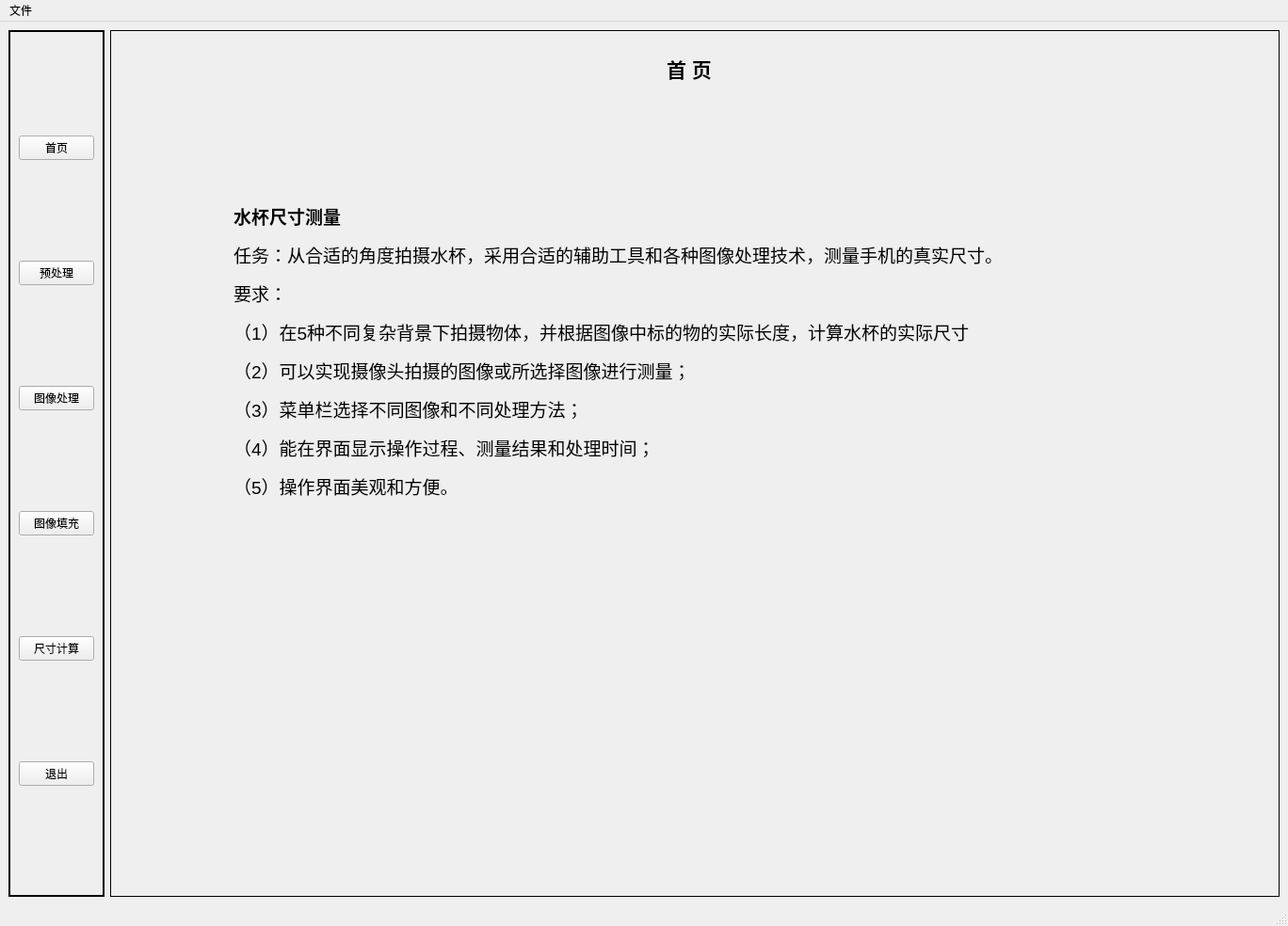
<?xml version="1.0" encoding="UTF-8"?>
<ui version="4.0">
 <class>MainWindow</class>
 <widget class="QMainWindow" name="MainWindow">
  <property name="geometry">
   <rect>
    <x>0</x>
    <y>0</y>
    <width>1368</width>
    <height>984</height>
   </rect>
  </property>
  <property name="windowTitle">
   <string>MainWindow</string>
  </property>
  <widget class="QWidget" name="centralwidget">
   <layout class="QHBoxLayout" name="horizontalLayout">
    <item>
     <widget class="QFrame" name="frame_Pretreatment">
      <property name="frameShape">
       <enum>QFrame::WinPanel</enum>
      </property>
      <layout class="QVBoxLayout" name="verticalLayout">
       <item>
        <widget class="QPushButton" name="pushButton_Home">
         <property name="text">
          <string>首页</string>
         </property>
         <property name="checkable">
          <bool>false</bool>
         </property>
         <property name="autoRepeat">
          <bool>false</bool>
         </property>
         <property name="autoExclusive">
          <bool>false</bool>
         </property>
        </widget>
       </item>
       <item>
        <widget class="QPushButton" name="pushButton_Pretreatment">
         <property name="text">
          <string>预处理</string>
         </property>
        </widget>
       </item>
       <item>
        <widget class="QPushButton" name="pushButton_Dispose">
         <property name="text">
          <string>图像处理</string>
         </property>
        </widget>
       </item>
       <item>
        <widget class="QPushButton" name="pushButton_Hole">
         <property name="text">
          <string>图像填充</string>
         </property>
        </widget>
       </item>
       <item>
        <widget class="QPushButton" name="pushButton_Caculate">
         <property name="text">
          <string>尺寸计算</string>
         </property>
        </widget>
       </item>
       <item>
        <widget class="QPushButton" name="pushButton_Close">
         <property name="text">
          <string>退出</string>
         </property>
        </widget>
       </item>
      </layout>
     </widget>
    </item>
    <item>
     <widget class="QStackedWidget" name="stackedWidget">
      <property name="frameShape">
       <enum>QFrame::Box</enum>
      </property>
      <property name="currentIndex">
       <number>0</number>
      </property>
      <widget class="QWidget" name="page">
       <widget class="QLabel" name="label_Home">
        <property name="geometry">
         <rect>
          <x>590</x>
          <y>20</y>
          <width>71</width>
          <height>41</height>
         </rect>
        </property>
        <property name="text">
         <string>&lt;html&gt;&lt;head/&gt;&lt;body&gt;&lt;p&gt;&lt;span style=&quot; font-size:16pt; font-weight:700;&quot;&gt;首  页&lt;/span&gt;&lt;/p&gt;&lt;/body&gt;&lt;/html&gt;</string>
        </property>
       </widget>
       <widget class="QLabel" name="label">
        <property name="geometry">
         <rect>
          <x>130</x>
          <y>150</y>
          <width>981</width>
          <height>381</height>
         </rect>
        </property>
        <property name="text">
         <string>&lt;html&gt;&lt;head/&gt;&lt;body&gt;&lt;p&gt;&lt;span style=&quot; font-family:'楷体'; font-size:14pt; font-weight:696;&quot;&gt;水杯尺寸测量&lt;/span&gt;&lt;/p&gt;&lt;p&gt;&lt;span style=&quot; font-size:14pt;&quot;&gt;任务：从合适的角度拍摄水杯，采用合适的辅助工具和各种图像处理技术，测量手机的真实尺寸。&lt;/span&gt;&lt;/p&gt;&lt;p&gt;&lt;span style=&quot; font-size:14pt;&quot;&gt;要求：&lt;/span&gt;&lt;/p&gt;&lt;p&gt;&lt;span style=&quot; font-size:14pt;&quot;&gt;（1）在5种不同复杂背景下拍摄物体，并根据图像中标的物的实际长度，计算水杯的实际尺寸&lt;/span&gt;&lt;/p&gt;&lt;p&gt;&lt;span style=&quot; font-size:14pt;&quot;&gt;（2）可以实现摄像头拍摄的图像或所选择图像进行测量；&lt;/span&gt;&lt;/p&gt;&lt;p&gt;&lt;span style=&quot; font-size:14pt;&quot;&gt;（3）菜单栏选择不同图像和不同处理方法；&lt;/span&gt;&lt;/p&gt;&lt;p&gt;&lt;span style=&quot; font-size:14pt;&quot;&gt;（4）能在界面显示操作过程、测量结果和处理时间；&lt;/span&gt;&lt;/p&gt;&lt;p&gt;&lt;span style=&quot; font-size:14pt;&quot;&gt;（5）操作界面美观和方便。&lt;/span&gt;&lt;/p&gt;&lt;/body&gt;&lt;/html&gt;</string>
        </property>
       </widget>
      </widget>
      <widget class="QWidget" name="page_2">
       <widget class="QLabel" name="label_Pretreatment">
        <property name="geometry">
         <rect>
          <x>590</x>
          <y>10</y>
          <width>91</width>
          <height>51</height>
         </rect>
        </property>
        <property name="text">
         <string>&lt;html&gt;&lt;head/&gt;&lt;body&gt;&lt;p&gt;&lt;span style=&quot; font-size:16pt; font-weight:700;&quot;&gt;预处理&lt;/span&gt;&lt;/p&gt;&lt;/body&gt;&lt;/html&gt;</string>
        </property>
       </widget>
       <widget class="QLabel" name="label_Pretreatment_Image">
        <property name="geometry">
         <rect>
          <x>180</x>
          <y>60</y>
          <width>931</width>
          <height>831</height>
         </rect>
        </property>
        <property name="frameShape">
         <enum>QFrame::Box</enum>
        </property>
        <property name="text">
         <string/>
        </property>
       </widget>
       <widget class="QFrame" name="frame_Pretreatment_1">
        <property name="geometry">
         <rect>
          <x>10</x>
          <y>60</y>
          <width>161</width>
          <height>811</height>
         </rect>
        </property>
        <property name="frameShape">
         <enum>QFrame::NoFrame</enum>
        </property>
        <layout class="QVBoxLayout" name="verticalLayout_3">
         <item>
          <widget class="QPushButton" name="pushButton_Gray">
           <property name="text">
            <string>灰度</string>
           </property>
          </widget>
         </item>
         <item>
          <widget class="QToolBox" name="toolBox">
           <property name="currentIndex">
            <number>0</number>
           </property>
           <widget class="QWidget" name="page_Denoising">
            <property name="geometry">
             <rect>
              <x>0</x>
              <y>0</y>
              <width>139</width>
              <height>694</height>
             </rect>
            </property>
            <attribute name="label">
             <string>去噪</string>
            </attribute>
            <layout class="QVBoxLayout" name="verticalLayout_5">
             <item>
              <widget class="QPushButton" name="pushButton_MedianFiltering">
               <property name="text">
                <string>中值滤波</string>
               </property>
              </widget>
             </item>
             <item>
              <widget class="QPushButton" name="pushButton_GaussianFiltering">
               <property name="text">
                <string>高斯滤波</string>
               </property>
              </widget>
             </item>
             <item>
              <widget class="QPushButton" name="pushButton_MeanFiltering">
               <property name="text">
                <string>均值滤波</string>
               </property>
              </widget>
             </item>
            </layout>
           </widget>
           <widget class="QWidget" name="page_Intensifier">
            <property name="geometry">
             <rect>
              <x>0</x>
              <y>0</y>
              <width>139</width>
              <height>694</height>
             </rect>
            </property>
            <attribute name="label">
             <string>增强</string>
            </attribute>
            <layout class="QVBoxLayout" name="verticalLayout_4">
             <item>
              <widget class="QPushButton" name="pushButton_Adjust">
               <property name="text">
                <string>调整对比度</string>
               </property>
              </widget>
             </item>
             <item>
              <widget class="QPushButton" name="pushButton_HistogramEqualization">
               <property name="text">
                <string>直方图均衡化</string>
               </property>
              </widget>
             </item>
            </layout>
           </widget>
          </widget>
         </item>
        </layout>
       </widget>
      </widget>
      <widget class="QWidget" name="page_3">
       <widget class="QLabel" name="label_2">
        <property name="geometry">
         <rect>
          <x>590</x>
          <y>20</y>
          <width>111</width>
          <height>31</height>
         </rect>
        </property>
        <property name="text">
         <string>&lt;html&gt;&lt;head/&gt;&lt;body&gt;&lt;p&gt;&lt;span style=&quot; font-size:16pt; font-weight:700;&quot;&gt;图像处理&lt;/span&gt;&lt;/p&gt;&lt;/body&gt;&lt;/html&gt;</string>
        </property>
       </widget>
       <widget class="QFrame" name="frame_Dispose">
        <property name="geometry">
         <rect>
          <x>12</x>
          <y>90</y>
          <width>151</width>
          <height>801</height>
         </rect>
        </property>
        <property name="frameShape">
         <enum>QFrame::Box</enum>
        </property>
        <widget class="QTextEdit" name="textEdit_Prompt">
         <property name="geometry">
          <rect>
           <x>11</x>
           <y>11</y>
           <width>131</width>
           <height>151</height>
          </rect>
         </property>
         <property name="frameShape">
          <enum>QFrame::Box</enum>
         </property>
         <property name="html">
          <string>&lt;!DOCTYPE HTML PUBLIC &quot;-//W3C//DTD HTML 4.0//EN&quot; &quot;http://www.w3.org/TR/REC-html40/strict.dtd&quot;&gt;
&lt;html&gt;&lt;head&gt;&lt;meta name=&quot;qrichtext&quot; content=&quot;1&quot; /&gt;&lt;style type=&quot;text/css&quot;&gt;
p, li { white-space: pre-wrap; }
&lt;/style&gt;&lt;/head&gt;&lt;body style=&quot; font-family:'SimSun'; font-size:9pt; font-weight:400; font-style:normal;&quot;&gt;
&lt;p style=&quot; margin-top:0px; margin-bottom:0px; margin-left:0px; margin-right:0px; -qt-block-indent:0; text-indent:0px;&quot;&gt;&lt;span style=&quot; font-size:11pt; font-weight:600;&quot;&gt;请输入Canny 边缘检测低阈值和高阈值（以&amp;quot;;&amp;quot;分隔开）：&lt;/span&gt;&lt;/p&gt;
&lt;p style=&quot;-qt-paragraph-type:empty; margin-top:0px; margin-bottom:0px; margin-left:0px; margin-right:0px; -qt-block-indent:0; text-indent:0px; font-size:11pt;&quot;&gt;&lt;br /&gt;&lt;/p&gt;&lt;/body&gt;&lt;/html&gt;</string>
         </property>
        </widget>
        <widget class="QTextEdit" name="textEdit_Input">
         <property name="geometry">
          <rect>
           <x>11</x>
           <y>160</y>
           <width>131</width>
           <height>188</height>
          </rect>
         </property>
         <property name="frameShape">
          <enum>QFrame::Box</enum>
         </property>
         <property name="html">
          <string>&lt;!DOCTYPE HTML PUBLIC &quot;-//W3C//DTD HTML 4.0//EN&quot; &quot;http://www.w3.org/TR/REC-html40/strict.dtd&quot;&gt;
&lt;html&gt;&lt;head&gt;&lt;meta name=&quot;qrichtext&quot; content=&quot;1&quot; /&gt;&lt;style type=&quot;text/css&quot;&gt;
p, li { white-space: pre-wrap; }
&lt;/style&gt;&lt;/head&gt;&lt;body style=&quot; font-family:'SimSun'; font-size:9pt; font-weight:400; font-style:normal;&quot;&gt;
&lt;p style=&quot;-qt-paragraph-type:empty; margin-top:0px; margin-bottom:0px; margin-left:0px; margin-right:0px; -qt-block-indent:0; text-indent:0px;&quot;&gt;&lt;br /&gt;&lt;/p&gt;&lt;/body&gt;&lt;/html&gt;</string>
         </property>
        </widget>
        <widget class="QPushButton" name="pushButton_ExtractOutline">
         <property name="geometry">
          <rect>
           <x>13</x>
           <y>490</y>
           <width>120</width>
           <height>28</height>
          </rect>
         </property>
         <property name="text">
          <string>处理方法1</string>
         </property>
        </widget>
        <widget class="QPushButton" name="pushButton_Dispose2">
         <property name="geometry">
          <rect>
           <x>13</x>
           <y>630</y>
           <width>120</width>
           <height>28</height>
          </rect>
         </property>
         <property name="text">
          <string>处理方法2</string>
         </property>
        </widget>
       </widget>
       <widget class="QFrame" name="frame_Dispose_2">
        <property name="geometry">
         <rect>
          <x>180</x>
          <y>90</y>
          <width>1011</width>
          <height>801</height>
         </rect>
        </property>
        <property name="frameShape">
         <enum>QFrame::Box</enum>
        </property>
        <layout class="QGridLayout" name="gridLayout">
         <item row="0" column="0">
          <widget class="QLabel" name="label_Edge">
           <property name="frameShape">
            <enum>QFrame::Box</enum>
           </property>
           <property name="text">
            <string/>
           </property>
          </widget>
         </item>
         <item row="0" column="1">
          <widget class="QLabel" name="label_Contour">
           <property name="frameShape">
            <enum>QFrame::Box</enum>
           </property>
           <property name="text">
            <string/>
           </property>
          </widget>
         </item>
         <item row="1" column="0">
          <widget class="QLabel" name="label_Dispose21">
           <property name="frameShape">
            <enum>QFrame::Box</enum>
           </property>
           <property name="text">
            <string/>
           </property>
          </widget>
         </item>
         <item row="1" column="1">
          <widget class="QLabel" name="label_Dispose2">
           <property name="frameShape">
            <enum>QFrame::Box</enum>
           </property>
           <property name="text">
            <string/>
           </property>
          </widget>
         </item>
        </layout>
       </widget>
      </widget>
      <widget class="QWidget" name="page_5">
       <widget class="QLabel" name="label_4">
        <property name="geometry">
         <rect>
          <x>590</x>
          <y>20</y>
          <width>111</width>
          <height>31</height>
         </rect>
        </property>
        <property name="text">
         <string>&lt;html&gt;&lt;head/&gt;&lt;body&gt;&lt;p&gt;&lt;span style=&quot; font-size:16pt; font-weight:696;&quot;&gt;图像填充&lt;/span&gt;&lt;/p&gt;&lt;/body&gt;&lt;/html&gt;</string>
        </property>
       </widget>
       <widget class="QLabel" name="label_Subject">
        <property name="geometry">
         <rect>
          <x>180</x>
          <y>60</y>
          <width>931</width>
          <height>831</height>
         </rect>
        </property>
        <property name="frameShape">
         <enum>QFrame::Box</enum>
        </property>
        <property name="text">
         <string/>
        </property>
       </widget>
       <widget class="QFrame" name="frame_Hole">
        <property name="geometry">
         <rect>
          <x>10</x>
          <y>90</y>
          <width>151</width>
          <height>801</height>
         </rect>
        </property>
        <property name="frameShape">
         <enum>QFrame::Box</enum>
        </property>
        <widget class="QPushButton" name="pushButton_ExtractSubject">
         <property name="geometry">
          <rect>
           <x>13</x>
           <y>590</y>
           <width>120</width>
           <height>28</height>
          </rect>
         </property>
         <property name="text">
          <string>提取主体</string>
         </property>
        </widget>
        <widget class="QTextEdit" name="textEdit_Prompt_2">
         <property name="geometry">
          <rect>
           <x>11</x>
           <y>12</y>
           <width>131</width>
           <height>91</height>
          </rect>
         </property>
         <property name="frameShape">
          <enum>QFrame::Box</enum>
         </property>
         <property name="html">
          <string>&lt;!DOCTYPE HTML PUBLIC &quot;-//W3C//DTD HTML 4.0//EN&quot; &quot;http://www.w3.org/TR/REC-html40/strict.dtd&quot;&gt;
&lt;html&gt;&lt;head&gt;&lt;meta name=&quot;qrichtext&quot; content=&quot;1&quot; /&gt;&lt;style type=&quot;text/css&quot;&gt;
p, li { white-space: pre-wrap; }
&lt;/style&gt;&lt;/head&gt;&lt;body style=&quot; font-family:'SimSun'; font-size:9pt; font-weight:400; font-style:normal;&quot;&gt;
&lt;p style=&quot; margin-top:0px; margin-bottom:0px; margin-left:0px; margin-right:0px; -qt-block-indent:0; text-indent:0px;&quot;&gt;&lt;span style=&quot; font-size:11pt; font-weight:600;&quot;&gt;请输入闭运算核的大小：&lt;/span&gt;&lt;/p&gt;
&lt;p style=&quot;-qt-paragraph-type:empty; margin-top:0px; margin-bottom:0px; margin-left:0px; margin-right:0px; -qt-block-indent:0; text-indent:0px; font-size:11pt;&quot;&gt;&lt;br /&gt;&lt;/p&gt;&lt;/body&gt;&lt;/html&gt;</string>
         </property>
        </widget>
        <widget class="QTextEdit" name="textEdit_Input2">
         <property name="geometry">
          <rect>
           <x>11</x>
           <y>100</y>
           <width>131</width>
           <height>192</height>
          </rect>
         </property>
         <property name="frameShape">
          <enum>QFrame::Box</enum>
         </property>
         <property name="html">
          <string>&lt;!DOCTYPE HTML PUBLIC &quot;-//W3C//DTD HTML 4.0//EN&quot; &quot;http://www.w3.org/TR/REC-html40/strict.dtd&quot;&gt;
&lt;html&gt;&lt;head&gt;&lt;meta name=&quot;qrichtext&quot; content=&quot;1&quot; /&gt;&lt;style type=&quot;text/css&quot;&gt;
p, li { white-space: pre-wrap; }
&lt;/style&gt;&lt;/head&gt;&lt;body style=&quot; font-family:'SimSun'; font-size:9pt; font-weight:400; font-style:normal;&quot;&gt;
&lt;p style=&quot;-qt-paragraph-type:empty; margin-top:0px; margin-bottom:0px; margin-left:0px; margin-right:0px; -qt-block-indent:0; text-indent:0px;&quot;&gt;&lt;br /&gt;&lt;/p&gt;&lt;/body&gt;&lt;/html&gt;</string>
         </property>
        </widget>
        <widget class="QGroupBox" name="groupBox_Dispose">
         <property name="geometry">
          <rect>
           <x>10</x>
           <y>350</y>
           <width>139</width>
           <height>191</height>
          </rect>
         </property>
         <property name="title">
          <string>处理方法选择</string>
         </property>
         <layout class="QVBoxLayout" name="verticalLayout_2">
          <item>
           <widget class="QRadioButton" name="radioButton_Dispose1">
            <property name="text">
             <string>处理方法1</string>
            </property>
           </widget>
          </item>
          <item>
           <widget class="QRadioButton" name="radioButton_Dispose2">
            <property name="text">
             <string>处理方法2</string>
            </property>
           </widget>
          </item>
         </layout>
        </widget>
       </widget>
      </widget>
      <widget class="QWidget" name="page_4">
       <widget class="QLabel" name="label_3">
        <property name="geometry">
         <rect>
          <x>590</x>
          <y>20</y>
          <width>121</width>
          <height>41</height>
         </rect>
        </property>
        <property name="text">
         <string>&lt;html&gt;&lt;head/&gt;&lt;body&gt;&lt;p&gt;&lt;span style=&quot; font-size:16pt; font-weight:700;&quot;&gt;尺寸计算&lt;/span&gt;&lt;/p&gt;&lt;/body&gt;&lt;/html&gt;</string>
        </property>
       </widget>
       <widget class="QLabel" name="label_Caculate">
        <property name="geometry">
         <rect>
          <x>250</x>
          <y>100</y>
          <width>801</width>
          <height>601</height>
         </rect>
        </property>
        <property name="frameShape">
         <enum>QFrame::Box</enum>
        </property>
        <property name="text">
         <string/>
        </property>
       </widget>
       <widget class="QLabel" name="label_CaculateResult">
        <property name="geometry">
         <rect>
          <x>300</x>
          <y>730</y>
          <width>681</width>
          <height>71</height>
         </rect>
        </property>
        <property name="frameShape">
         <enum>QFrame::Box</enum>
        </property>
        <property name="text">
         <string/>
        </property>
       </widget>
       <widget class="QFrame" name="frame">
        <property name="geometry">
         <rect>
          <x>30</x>
          <y>100</y>
          <width>163</width>
          <height>701</height>
         </rect>
        </property>
        <property name="frameShape">
         <enum>QFrame::Box</enum>
        </property>
        <widget class="QPushButton" name="pushButton_Caculate1">
         <property name="geometry">
          <rect>
           <x>50</x>
           <y>300</y>
           <width>65</width>
           <height>65</height>
          </rect>
         </property>
         <property name="text">
          <string/>
         </property>
        </widget>
       </widget>
      </widget>
     </widget>
    </item>
   </layout>
   <zorder>stackedWidget</zorder>
   <zorder>frame_Pretreatment</zorder>
  </widget>
  <widget class="QMenuBar" name="menubar">
   <property name="geometry">
    <rect>
     <x>0</x>
     <y>0</y>
     <width>1368</width>
     <height>26</height>
    </rect>
   </property>
   <widget class="QMenu" name="menu">
    <property name="title">
     <string>文件</string>
    </property>
    <addaction name="action_Open"/>
    <addaction name="action_Save"/>
    <addaction name="action_Camera"/>
   </widget>
   <addaction name="menu"/>
  </widget>
  <widget class="QStatusBar" name="statusbar"/>
  <action name="action_Open">
   <property name="text">
    <string>导入图片</string>
   </property>
  </action>
  <action name="action_Save">
   <property name="text">
    <string>保存图片</string>
   </property>
  </action>
  <action name="action_Camera">
   <property name="text">
    <string>摄像头导入</string>
   </property>
  </action>
 </widget>
 <resources/>
 <connections/>
</ui>
